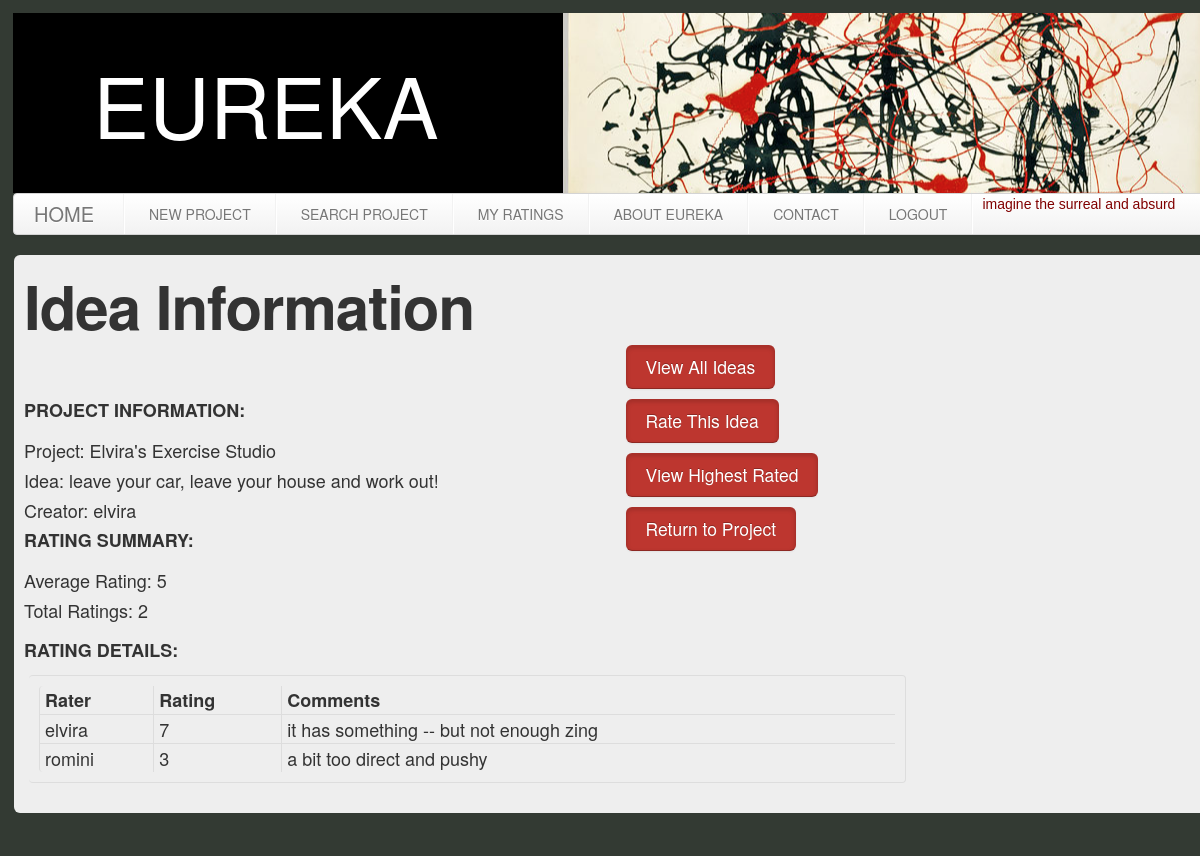
/my_project/28/idea/28, run on the app's committed database.
### model.py (models this page shows)
class Idea(Base):
    __tablename__ = "ideas"
    id = Column(Integer, primary_key = True)
    project_id = Column(Integer, ForeignKey('projects.id'))
    creator_id = Column(Integer, ForeignKey('users.id'))
    idea = Column(String, nullable = True)
    average_rating = Column(Integer, nullable = True)
    total_ratings = Column(Integer, nullable = True)
    ratings_sum = Column(Integer, nullable = True)
    idea_project = relationship("Project", backref=backref("ideas", order_by=id))
    creator = relationship("User", backref=backref("ideas", order_by=id))

class Project(Base):
    __tablename__ = "projects"
    id = Column(Integer, primary_key = True)
    project_master = Column(Integer, ForeignKey('users.id'))
    project_name = Column(String(80), nullable=True)
    project_password = Column(String, nullable=True)
    base_text = Column(String, nullable=True)
    keywords = Column(String, nullable=True)
    master = relationship("User", backref=backref("projects", order_by=id))

class User(Base):
    __tablename__ = "users"
    id = Column(Integer, primary_key = True)
    email = Column(String(80), nullable=False)
    username = Column(String(80), nullable=False)
    password = Column(String(80), nullable=False)

class Rating(Base):
    __tablename__ = "ratings"
    id = Column(Integer, primary_key = True)
    idea_id = Column(Integer, ForeignKey('ideas.id'))
    rater_id = Column(Integer, ForeignKey('users.id'))
    rating = Column(Integer, nullable=True)
    rating_notes= Column(String, nullable = True)
    idea = relationship("Idea", backref=backref("ideas", order_by=id))
    rater = relationship("User", backref=backref("ratings", order_by=id))

### views.py (the view)
@app.route("/my_project/<int:id>/idea/<int:idea>")
def idea(id, idea):
    selected_idea = []
    for selection in model.session.query(model.Idea).filter_by(id=idea):
        pro_id = selection.project_id
        pro_idea = selection.id
        selected_idea.append(selection)
    all_ratings = []
    for rating_info in model.session.query(model.Rating).filter_by(idea_id=idea):
        all_ratings.append(rating_info)
    return render_template("/idea.html", selected_idea = selected_idea, all_ratings = all_ratings, pro_id=pro_id, pro_idea=pro_idea)

### views.py (called while the page is built)
@app.before_request
def before_request():
    user_id = session.get("id")
    if user_id:
        g.user = model.session.query(model.User).get(user_id)
    else:
        g.user = None

### templates/idea.html (shortened to what this page needs)
<!doctype html>
<html>
<head>
    <link type="text/css" rel="stylesheet" href="{{ url_for('static', filename='bootstrap/css/bootstrap.css') }}"  />
</head>
<body>
    <div class="container">
<div class = "art_image">
<div class = "eureka_title">
    EUREKA
</div>
</div>
    <header class="row">
      <div class ="span13">
        <div class="navbar">
          <div class="navbar-inner">
            <a class="brand" href="{{url_for("my_page")}}">HOME</a>
              <ul class="nav">
              <li class="divider-vertical"></li>
              <li><a href="{{url_for("new_project")}}">NEW PROJECT</a></li>
              <li class="divider-vertical"></li>
              <li><a href="{{url_for("search_project")}}">SEARCH PROJECT</a></li>
              <li class="divider-vertical"></li>
              <li><a href="{{url_for("all_my_ratings")}}">MY RATINGS</a></li>
              <li class="divider-vertical"></li>
              <li><a href="{{url_for("about")}}">ABOUT EUREKA</a></li>
              <li class="divider-vertical"></li>
               <li><a href="{{url_for("contact")}}">CONTACT</a></li>
              <li class="divider-vertical"></li>
              <li><a href="{{url_for("logout")}}">LOGOUT</a></li>
               <li class="divider-vertical"></li>
              <li class="zest">imagine the surreal and absurd</li>
            </ul>
          </div>
        </div></div>
    </div>
  <div class="container">
  <div class="hero-unit">
    <div class="ratings_info">
      <div class="intro">
     <div class="row-fluid">
       <div class="span9">
         <h1>Idea Information</h1>
        </div>
        </div>
        <div class="row-fluid">
      <div class="span6">
     <br><br>
    <p>PROJECT INFORMATION:</p>
    {% for selection in selected_idea %}
    Project: {{selection.idea_project.project_name}}
    <br>
    Idea: {{selection.idea}}
    <br>
    Creator: {{selection.creator.username}}
        <p>RATING SUMMARY:</p>
    Average Rating: {{selection.average_rating}}
    <br>
    Total Ratings: {{selection.total_ratings}}
     {% endfor %}
    </div>
      <div class="span3">
 <a href="{{url_for("all_ideas", id=pro_id)}}" class="btn btn-danger btn-large active"></i>View All Ideas</a>
  <a href="{{url_for("rate_idea", id=pro_id, idea=pro_idea)}}" class="btn btn-danger btn-large active"></i>Rate This Idea</a>
 <a href="{{url_for("sorted_ideas", id=pro_id)}}" class="btn btn-danger btn-large active"></i>View Highest Rated</a>
   <a href="{{url_for("my_project", id=pro_id)}}" class="btn btn-danger btn-large active"></i>Return to Project</a>
</div>
</div>
    <div class="row-fluid">
<div class="span9">
    <p>RATING DETAILS:</p>
    <table class="table table-bordered table-hover table-condensed table-bordered">
    <thead>
      <tr>
        <th>Rater</th>
        <th>Rating</th>
        <th>Comments</th>
      </tr>
    </thead>
    <tbody>
      <tr>
    {% for info in all_ratings %}
    <td>{{info.rater.username}}</td>
    <td>{{info.rating}}</td>
    <td>{{info.rating_notes}}</td>
  </tr>
     {% endfor %}
   </tbody>
</table>
</div>
</div>
</div>
</body>
</html>

### data on the page
Idea: idea_project.project_name "Elvira's Exercise Studio", idea "leave your car, leave your house and work out!", creator.username "elvira", average_rating "5", total_ratings "2"
Rating: rater.username "elvira", rating "7", rating_notes "it has something -- but not enough zing"
Rating: rater.username "romini", rating "3", rating_notes "a bit too direct and pushy"
